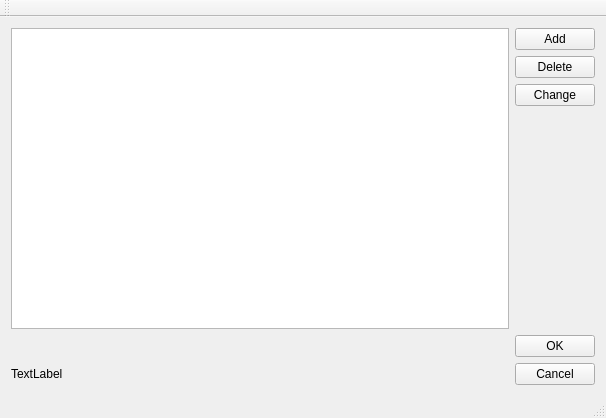
<?xml version="1.0" encoding="UTF-8"?>
<ui version="4.0">
 <class>AddressBookClass</class>
 <widget class="QMainWindow" name="AddressBookClass">
  <property name="geometry">
   <rect>
    <x>0</x>
    <y>0</y>
    <width>606</width>
    <height>418</height>
   </rect>
  </property>
  <property name="windowTitle">
   <string>AddressBook</string>
  </property>
  <widget class="QWidget" name="centralWidget">
   <layout class="QGridLayout" name="gridLayout">
    <item row="0" column="0">
     <widget class="QListWidget" name="nameLabel"/>
    </item>
    <item row="0" column="1">
     <layout class="QVBoxLayout" name="verticalLayout">
      <item>
       <widget class="QPushButton" name="addButton">
        <property name="text">
         <string>Add</string>
        </property>
       </widget>
      </item>
      <item>
       <widget class="QPushButton" name="deleteButton">
        <property name="text">
         <string>Delete</string>
        </property>
       </widget>
      </item>
      <item>
       <widget class="QPushButton" name="pushButton_3">
        <property name="text">
         <string>Change</string>
        </property>
       </widget>
      </item>
      <item>
       <spacer name="verticalSpacer">
        <property name="orientation">
         <enum>Qt::Vertical</enum>
        </property>
        <property name="sizeHint" stdset="0">
         <size>
          <width>20</width>
          <height>40</height>
         </size>
        </property>
       </spacer>
      </item>
     </layout>
    </item>
    <item row="1" column="0">
     <widget class="QLabel" name="label">
      <property name="text">
       <string>&lt;No item selected&gt;</string>
      </property>
     </widget>
    </item>
    <item row="2" column="0">
     <widget class="QLabel" name="emailLabel">
      <property name="text">
       <string>TextLabel</string>
      </property>
     </widget>
    </item>
    <item row="1" column="1">
     <widget class="QPushButton" name="pushButton">
      <property name="text">
       <string>OK</string>
      </property>
     </widget>
    </item>
    <item row="2" column="1">
     <widget class="QPushButton" name="pushButton_2">
      <property name="text">
       <string>Cancel</string>
      </property>
     </widget>
    </item>
   </layout>
  </widget>
  <widget class="QMenuBar" name="menuBar">
   <property name="geometry">
    <rect>
     <x>0</x>
     <y>0</y>
     <width>606</width>
     <height>21</height>
    </rect>
   </property>
  </widget>
  <widget class="QToolBar" name="mainToolBar">
   <attribute name="toolBarArea">
    <enum>TopToolBarArea</enum>
   </attribute>
   <attribute name="toolBarBreak">
    <bool>false</bool>
   </attribute>
  </widget>
  <widget class="QStatusBar" name="statusBar"/>
 </widget>
 <layoutdefault spacing="6" margin="11"/>
 <resources/>
 <connections/>
</ui>
